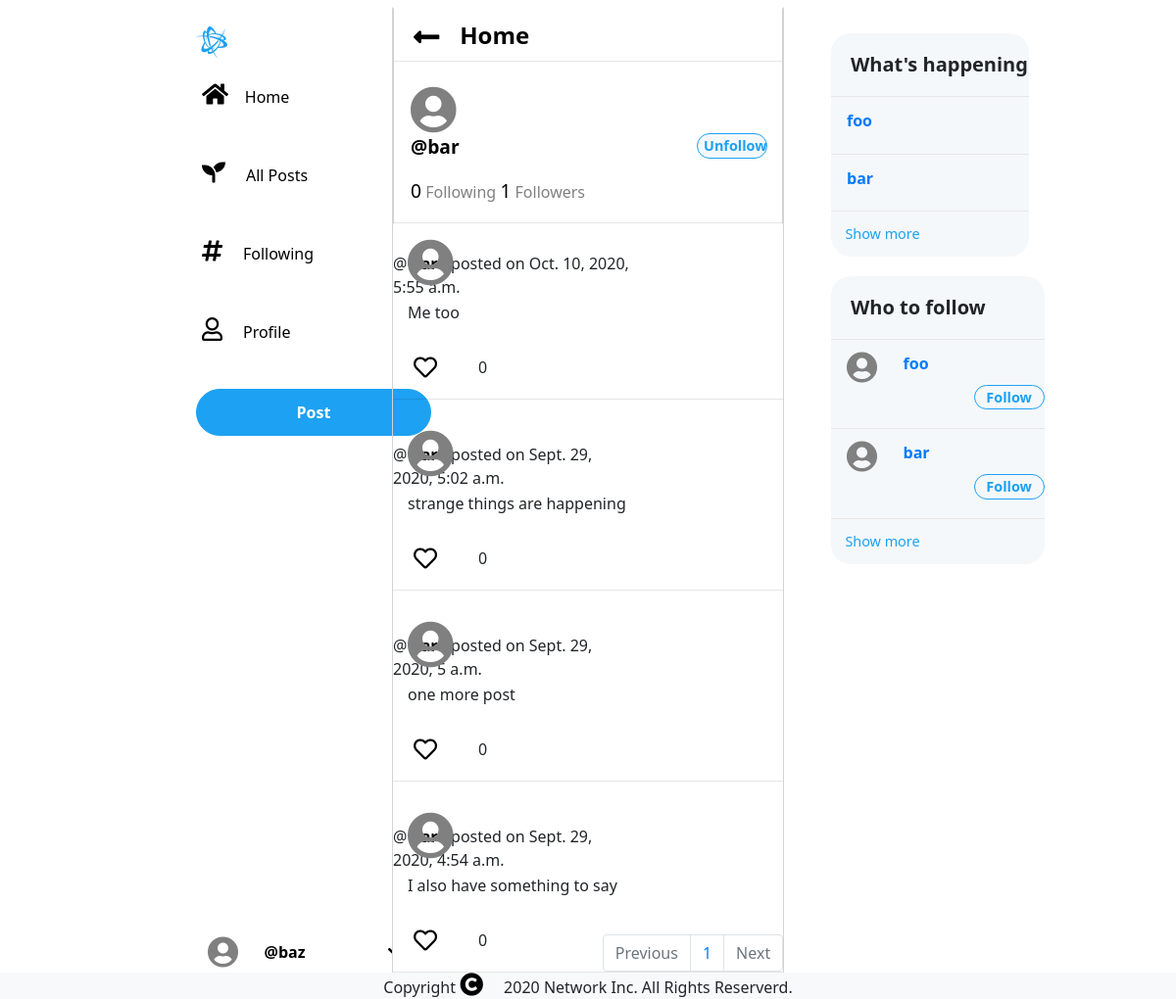
Screenshot of /bar (signed in) with the database file from the repository.
### network/models.py (models this page shows, shortened)
class User(AbstractUser):
    pass

class Post(models.Model):
    user = models.ForeignKey("User", on_delete=models.CASCADE, related_name="posts")
    content = models.TextField()
    timestamp = models.DateTimeField(auto_now_add=True)
    like_count = models.IntegerField(default=0)

### network/views.py (the view, shortened to what this page needs)
# urls.py: re_path(r"^(?P<username>[^/]+)$", views.user_profile, name="user_profile"),
@login_required
def user_profile(request, username):
    e_followings = []
    user = User.objects.get(username=username)
    user_follows = Follow.objects.filter(user=request.user.id)
    for e in user_follows:
        e_followings.append(e.following)
        print(e_followings)
    id = user.id
    posts = Post.objects.filter(user=id).order_by("-timestamp")
    p = Paginator(posts, 10)
    page_number = request.GET.get("page")
    page_obj = p.get_page(page_number)
    all_users = User.objects.all()
    users = []
    present_user = User.objects.get(username=request.user)
    for all_user in all_users:
        if all_user != present_user and all_user.username != "admin":
            users.append(all_user)
    followers = []
    followers_count = 0
    follows = Follow.objects.filter(user=id)
    for follow in follows:
        followers.append(follow.follower)
    for follower in followers:
        if follower is not None:
            followers_count += 1
    followings = []
    followings_count = 0
    for follow in follows:
        followings.append(follow.following)
    for following in followings:
        if following is not None:
            followings_count += 1
    return render(
        request,
        "network/profile.html",
        {
            "posts": posts,
            "post": CreatePost(),
            "users": users,
            "user": user,
            "page_obj": page_obj,
            "followers_count": followers_count,
            "followings_count": followings_count,
            "e_followings": e_followings,
        },
    )

### network/models.py
class CreatePost(ModelForm):
    class Meta:
        model = Post
        fields = ["content"]
        widgets = {
            "content": Textarea(
                attrs={
                    "placeholder": "What's happening?",
                    "class": "both_postform",
                }
            )
        }

### network/templates/network/profile.html (shortened to what this page needs)
{% extends "network/layout.html" %}
{% load static %}
{% block body %}
<div id="profile_view">
    <div class="row middle_cell">
        <a href="{% url 'index' %}">
            <h5><i class="fas fa-long-arrow-alt-left"></i><span>Home</span></h5>
        </a>
    </div>
    <div id="profile_details" class="middle_cell">
        <div id="profile_division">
            <i class=" fa fa-user-circle fa-3x" aria-hidden="true"></i>
            {% if user != request.user %}
            <form method="post" action="{% url 'user_profile' user.username %}">
                <button type="submit" id="follow_button" name="follow" class="profile_follow_button follow_user">
                    {% if user in e_followings %}
                    Unfollow
                    {% else %}
                    Follow
                    {% endif %}
                </button>
            </form>
            {% endif %}
            <p class="user_link">@{{ user.username }}</p>
            <p>
                <span>{{ followings_count }}</span>
                <span class="follow">Following</span>
                <span>{{ followers_count }}</span>
                <span class="follow">Followers</span>
            </p>
        </div>
    </div>
</div>
<div class="rows_container">
    {% for post in page_obj %}
    <div><i class=" fa fa-user-circle fa-3x" aria-hidden="true"></i></div>
    <div>
        <span>@
            <a id="other_profile{{ post.id }}" class="user_link" href="{% url 'user_profile' post.user %}">
                {{ post.user }}
            </a>
            - posted on
            {{ post.timestamp }}
        </span>
        <p id="post_paragraph{{ post.id }}">{{ post.content }}</p>
        <div class="like_div">
            <form class="edit_like like_form" method="post">
                <button class="like_button" id="like_button{{ post.id }}"
                    onClick="like('{{ post.id }}', '{{ request.user.id }}')" type="submit" name="place_like">
                    <i class="far fa-heart" aria-hidden></i>
                </button>
                <p id="count{{ post.id }}" class="like_count">{{ post.like_count }}</p>
            </form>
        </div>
        <hr />
    </div>
    {% endfor %}
</div>
{% endblock %}

### network/templates/network/layout.html (shortened to what this page needs)
{% load static %}
<!DOCTYPE html>
<html lang="en">
<head>
    <link rel="stylesheet" href="https://use.fontawesome.com/releases/v5.13.0/css/all.css">
    <link rel="stylesheet" href="https://stackpath.bootstrapcdn.com/bootstrap/4.4.1/css/bootstrap.min.css"
>
    <link href="{% static 'network/styles.css' %}" rel="stylesheet">
</head>
<body class="main_container">
    <div class="row">
        <div class="col-4">
            <div id="left_container" class="row">
                <div class="col-6">
                </div>
                <nav class="navbar-light" class="col-6">
                    <p><i class="fab fa-battle-net"></i></p>
                    <a href="{% url 'index' %}"><button id="home" class="inline_display button_margin"><i
                                class="fas fa-home"></i>Home</button></a>
                    <div>
                        <ul class="navbar-nav mr-auto">
                            <li class="nav-item">
                                <a href="{% url 'index' %}"><button id="all_posts"
                                        class="inline_display button_margin"><i class="fas fa-seedling"></i>
                                        All
                                        Posts</button></a>
                            </li>
                            {% if user.is_authenticated %}
                            <li class="nav-item">
                                <a href="{% url 'following_index' %}"><button id="following"
                                        class="inline_display button_margin"><i class="fas fa-hashtag"></i>
                                        Following</button></a>
                            </li>
                            <li class="nav-item">
                                <a href="{% url 'user_profile' request.user %}"><button id="profile"
                                        class="inline_display button_margin"><i class="far fa-user"></i>
                                        Profile</button></a>
                            </li>
                            <li class="nav-item">
                                <input type="submit" value="Post" class="btn" onclick="popup()" id="new_post">
                            </li>
                            {% endif %}
                            {% if user.is_authenticated %}
                            <div class="dropdown user_account">
                                <button id="left_corner_user" class="btn btn-secondary dropdown-toggle inline_display"
                                    type="button" id="dropdownMenuButton" data-toggle="dropdown" aria-haspopup="true"
                                    aria-expanded="false">
                                    <i class="fa fa-user-circle fa-2x" aria-hidden="true"></i>
                                    <span id="dropdown_user"><strong>@{{ request.user }}</strong>
                                        </span>
                                </button>
                            </div>
                            {% endif %}
                        </ul>
                    </div>
                </nav>
            </div>
        </div>
        <div id="middle_container" class="col-4">
            {% block body %}
            {% endblock %}
        </div>
        <div class="right_container col-4">
            <div class="row upper">
                <div class="who_to_follow_container">
                    <div class="follow_border">
                        <h5>What's happening</h5>
                    </div>
                    {% for user in users %}
                    <a class="follow_link" href="#">
                        <div class="follow_options follow_border">
                            <span class="follow_user">{{ user.username }}</span>
                        </div>
                    </a>
                    {% endfor %}
                    <div id="show_more">
                        <a href="#">Show more</a>
                    </div>
                </div>
            </div>
            <div class="row">
                <div class="who_to_follow_container">
                    <div class="follow_border">
                        <h5>Who to follow</h5>
                    </div>
                    {% for user in users %}
                    <a class="follow_link" href="#">
                        <div class="follow_options follow_border">
                            <i class=" fa fa-user-circle fa-2x" aria-hidden="true"></i>
                            <span class="follow_user">{{ user.username }}</span>
                            <button id="follow_button" class="follow_user">Follow</button>
                        </div>
                    </a>
                    {% endfor %}
                    <div id="show_more">
                        <a href="#">Show more</a>
                    </div>
                </div>
            </div>
        </div>
        <nav aria-label="Page navigation">
            <ul id="pagination-demo" class="pagination">
                {% if page_obj.has_previous %}
                <li class="page-item">
                    <a class="page-link" href="?page={{ page_obj.previous_page_number }}" tabindex="-1">Previous</a>
                </li>
                {% else %}
                <li class="page-item disabled">
                    <a class="page-link" href="#" tabindex="-1" aria-disabled="true">Previous</a>
                </li>
                {% endif %}
                <div id="page">
                </div>
                {% if page_obj.has_next %}
                <li class="page-item">
                    <a class="page-link" href="?page={{ page_obj.next_page_number }}">Next</a>
                </li>
                {% else %}
                <li class="page-item disabled">
                    <a class="page-link" href="#" aria-disabled="true">Next</a>
                </li>
                {% endif %}
            </ul>
        </nav>
        <footer class="footer">
            <div class="container">
                <span class="text muted">Copyright <i class="fa fa-copyright" aria-hidden="true"></i> 2020 Network Inc.
                    All
                    Rights Reserverd.
                </span>
            </div>
        </footer>
    </div>
</body>
</html>

### network/static/network/styles.css (style rules this page uses)
body { overflow-x: hidden; font-family: system-ui, -apple-system, BlinkMacSystemFont, "Segoe UI", Roboto, Ubuntu, "Helvetica Neue", sans-serif; }
nav { text-align: left; width: 50%; margin-top: 10px; }
#left_container { margin-top: 10px; }
.right_container { padding-left: 3em; margin-top: 20px; }
.upper { margin-bottom: 20px; }
#middle_container, #post_middle_container, #profile_view { border: 1px solid lightgrey; border-top: 1px solid transparent; border-bottom: 1px solid transparent; padding: 0; overflow: hidden; }
.rows_container, #post_comment { overflow-y: auto; }
#profile_division { padding-left: 2px; padding-top: 10px; }
.rows_container span { float: right; padding-right: 38%; margin-top: -50px; }
.rows_container button { border: 0px; background-color: white; }
i { color: black; font-size: 1.5em; padding-right: 0.7em; }
.user_link { color: black; font-size: 1em; font-weight: bold; }
.fab { color: rgba(29, 161, 242, 1); font-size: 2em; }
#new_post { background-color: rgba(29, 161, 242, 1); color: white; border: 1px solid rgba(29, 161, 242, 1); border-radius: 30px; width: 15em; height: 3em; font-weight: bold; outline: none; }
.user_account { position: fixed; bottom: 30px; }
.inline_display { display: inline-block; background-color: white; border: 0px solid #e1f3fd; height: 2.5em; }
.button_margin { margin-bottom: 2.5em; }
.fa-user-circle { color: grey; }
.dropdown-toggle::after { display: none; }
#dropdown_user { color: black; }
strong { vertical-align: super; margin-right: 5em; }
.follow_options { font-weight: bold; padding-left: 1em; }
h5 { font-weight: bold; padding-left: 1em; line-height: 2em; display: table-cell; vertical-align: middle; }
.fa-heart { margin-left: 15px; }
.who_to_follow_container { background-color: rgb(245, 248, 250); border-radius: 20px; width: 60%; display: table; }
.follow_link { background-color: rgb(245, 248, 250); width: 100%; display: table; }
.follow_user { vertical-align: 40%; }
#follow_button, .profile_follow_button { margin-left: 9em; background-color: rgb(245, 248, 250); border: 1px solid rgba(29, 161, 242, 1); border-radius: 30px; color: rgba(29, 161, 242, 1); font-weight: bold; width: 5em; font-size: 0.9em; }
.profile_follow_button { float: right; }
.follow_border { border-bottom: 1px solid #e6e6e6; }
#show_more { margin-left: 1em; font-size: 0.9em; }
#show_more a { color: rgba(29, 161, 242, 1); }
.follow_border, #show_more { padding-top: 12px; padding-bottom: 12px; }
.middle_cell { border-bottom: 1px solid #e6e6e6; }
.middle_cell h5 { margin-top: 12px; }
.middle_cell span { font-size: 1.2em; color: grey; }
.row { margin-left: auto; margin-right: auto; margin-top: 7px; }
#like, #profile_details { padding-top: 15px; }
#post_id, #profile_details { padding-left: 15px; padding-right: 15px; }
#post_middle_container span, #profile_view span { color: black; vertical-align: 10%; }
.rows_container i, .rows_container p { margin-top: 15px; margin-left: 15px; }
.pagination { position: fixed; bottom: 1.2%; right: 33.4%; }
footer { position: fixed; left: 0; bottom: 0; width: 100%; background-color: #f8f9fa; text-align: center; }
#profile_view .follow { color: grey; font-size: 1em; }
#profile_details .user_link { font-weight: bold; font-size: 1.2em; }
.like_count { display: inline; vertical-align: 10%; }

### rows the page displays
User: user "baz"
User: username "bar"
Post: user "bar", timestamp "Oct. 10, 2020, 5:55 a.m.", content "Me too", like_count "0"
Post: user "bar", timestamp "Sept. 29, 2020, 5:02 a.m.", content "strange things are happening", like_count "0"
Post: user "bar", timestamp "Sept. 29, 2020, 5 a.m.", content "one more post", like_count "0"
Post: user "bar", timestamp "Sept. 29, 2020, 4:54 a.m.", content "I also have something to say", like_count "0"
User: username "foo"

### other values shown
{{ followings_count }} "0"
{{ followers_count }} "1"
